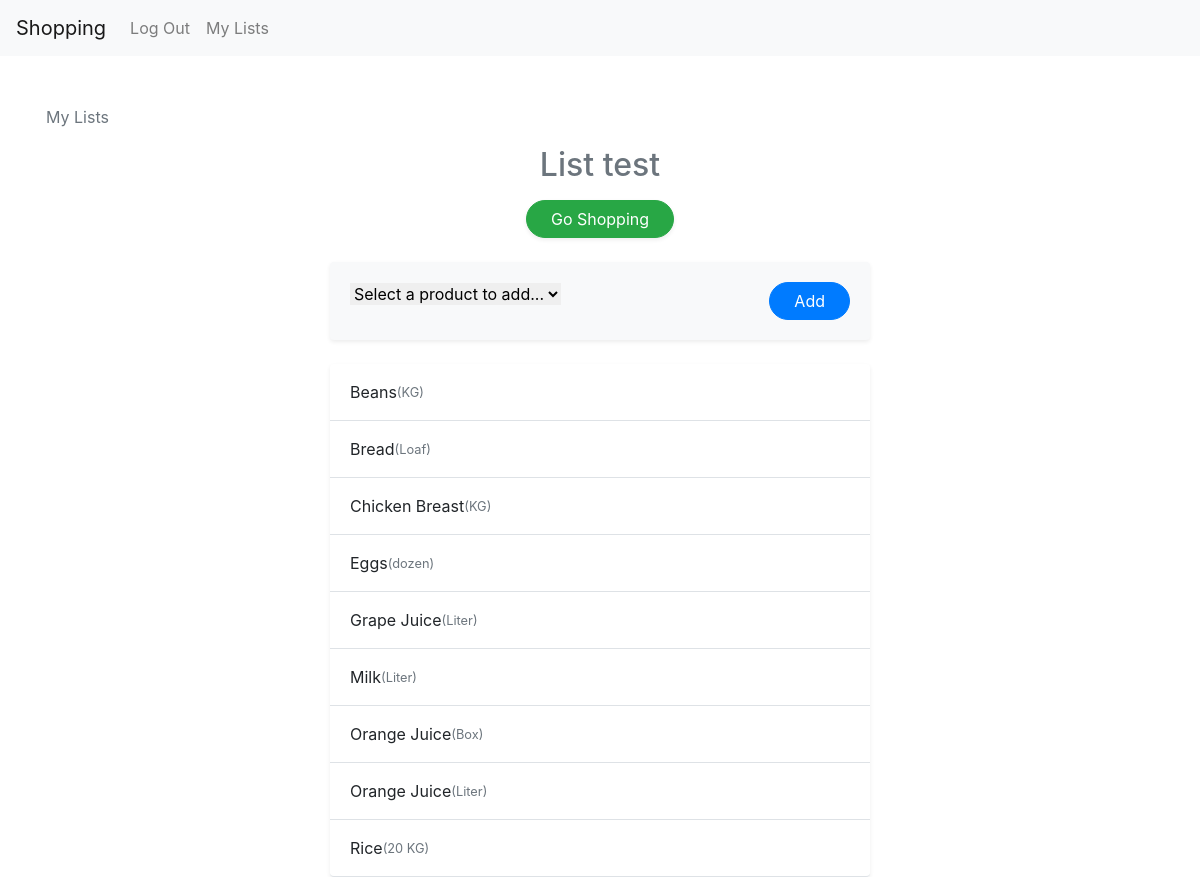
Screenshot of /list/1/ (signed in) with the database file from the repository.
### listsapp/models.py (models this page shows, shortened)
class List(models.Model):
    user = models.ForeignKey("User",on_delete=models.CASCADE, related_name="lists")
    name = models.CharField(max_length=100)
    products = models.ManyToManyField(Product, blank=True)

class Product(models.Model):
    name = models.CharField(max_length=100)
    picture = models.URLField(blank=True, null=True)
    unity = models.CharField(max_length=50)

### listsapp/views.py (the view, shortened to what this page needs)
# urls.py: path("list/<int:list_id>/", views.listpage, name="listpage"),
@login_required
def listpage(request, list_id):
    list_obj = get_object_or_404(List, id=list_id, user=request.user)
    products_in_list = list_obj.products.all().order_by("name")
    all_products = Product.objects.exclude(id__in=products_in_list).order_by("name")
    return render(request, "listsapp/listpage.html", {
        "list": list_obj,
        "products": products_in_list,
        "all_products": all_products,
    })

### listsapp/templates/listsapp/listpage.html (shortened to what this page needs)
{% extends "listsapp/layout.html" %}
{% block body %}
<div class="container mt-5">
    <a href="{% url 'userpage' %}" class="btn btn-link text-decoration-none text-muted p-0 mb-3">
         My Lists
    </a>
    <div class="row justify-content-center">
        <div class="col-md-8 col-lg-6">
            <div class="text-center mb-4">
                <h2 class="display-6 fw-bold text-secondary">{{ list.name }}</h2>
                <a href="{% url 'prices' list.id %}" class="btn btn-success rounded-pill px-4 shadow-sm mt-2">
                     Go Shopping
                </a>
            </div>
            <div class="card border-0 shadow-sm mb-4 bg-light">
                <div class="card-body">
                    <form id="add-product-to-list-form" method="POST" class="row g-2">
                        <div class="col">
                            <select name="product_id" id="product-select" class="form-select border-0 shadow-none" required>
                                <option value="">Select a product to add...</option>
                            </select>
                        </div>
                        <div class="col-auto">
                            <button type="submit" class="btn btn-primary rounded-pill px-4">Add</button>
                        </div>
                    </form>
                </div>
            </div>
            <div class="card shadow-sm border-0">
                <div class="list-group list-group-flush" id="product-list">
                {% for product in products %}
                    <div class="list-group-item d-flex align-items-center py-3 border-bottom">
                        <span class="fw-bold">{{ product.name }}</span>
                        <span class="text-muted ms-2 small">({{ product.unity }})</span>
                    </div>
                {% empty %}
                    <div id="empty-msg" class="p-4 text-center text-muted">
                        No products in this list yet.
                    </div>
                {% endfor %}
                </div>
            </div>
        </div>
    </div>
</div>
{% endblock %}

### rows the page displays
List: name "List test"
Product: name "Beans", unity "KG"
Product: name "Bread", unity "Loaf"
Product: name "Chicken Breast", unity "KG"
Product: name "Eggs", unity "dozen"
Product: name "Grape Juice", unity "Liter"
Product: name "Milk", unity "Liter"
Product: name "Orange Juice", unity "Box"
Product: name "Orange Juice", unity "Liter"
Product: name "Rice", unity "20 KG"
